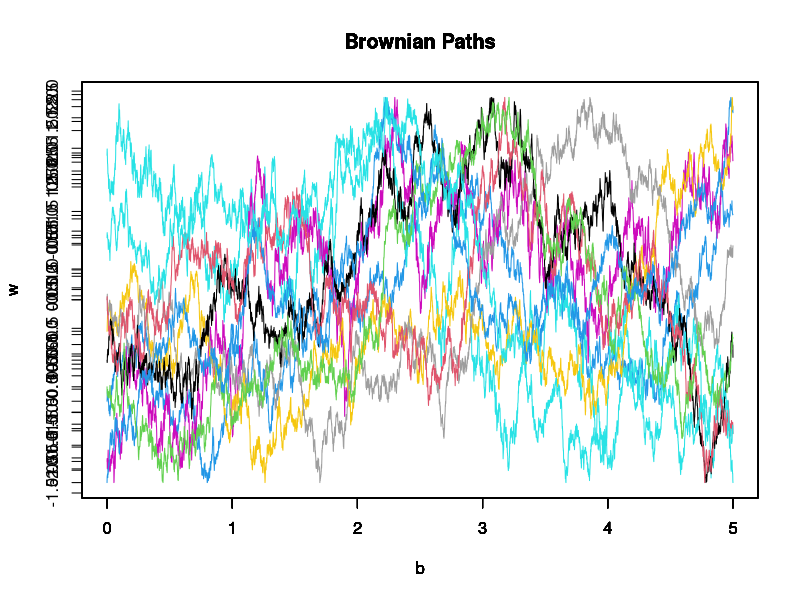

The R source for this figure:
x=NULL;
y=NULL;
png("1.png");
for ( i in 1:10)
{
	n=rnorm(5000);
	a=5/5000;
	b=seq(from=0,to=5,by=0.001);
	w=NULL;
	w[1]=0;
	for( k in 1:5000)
	{
		w[k+1]=w[k]+sqrt(a)*n[k];
	}
	plot(b,w,col=i+3, blim=c(-5,5),type='l', main="Brownian Paths");
	par(new=TRUE);
	x[i]=w[2000];
	y[i]=w[5000];
}
print( cat("E[W[2]] = ",mean(x)));
print( cat("E[W[5]] = ",mean(y)));
